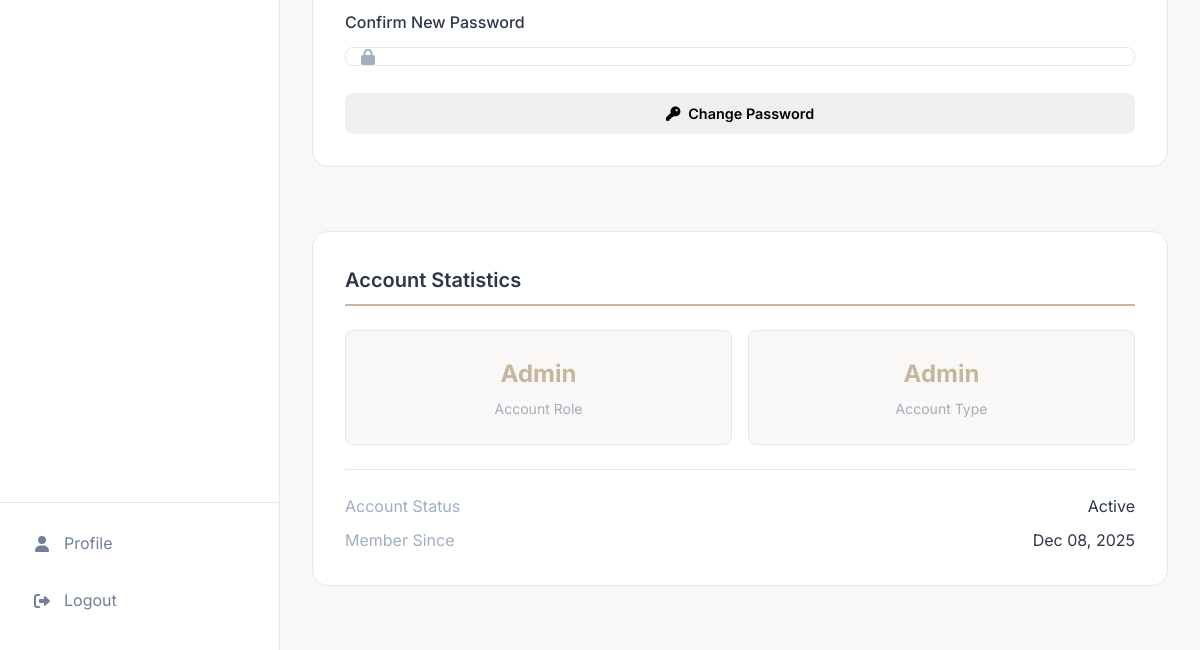
The app's page /profile (signed in, lower part), older data.
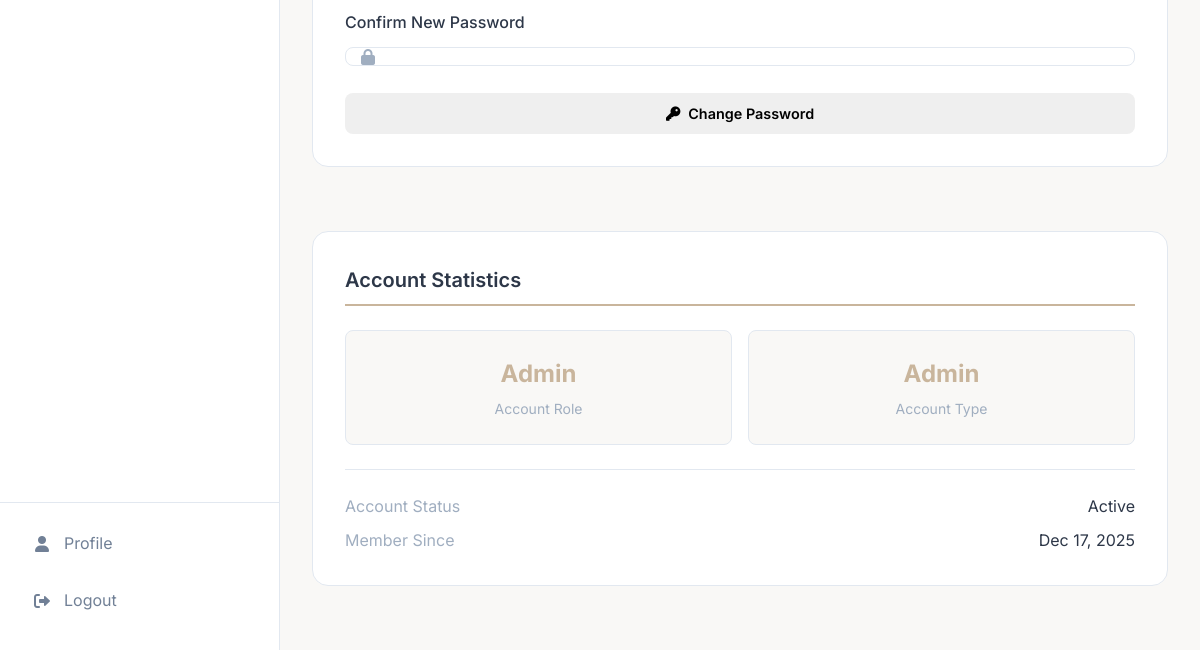
The same page, newer data.
### app/models.py (models this page shows, shortened)
class User(db.Model):
    id = db.Column(db.Integer, primary_key=True)
    username = db.Column(db.String(80), unique=True, nullable=False)
    email = db.Column(db.String(120), unique=True, nullable=False)
    password_hash = db.Column(db.String(200), nullable=False)
    role = db.Column(db.String(20), nullable=False)  # client, runner, admin
    first_name = db.Column(db.String(50))
    last_name = db.Column(db.String(50))
    phone = db.Column(db.String(20))
    barangay = db.Column(db.String(100))
    address = db.Column(db.Text)
    bio = db.Column(db.Text)
    vehicle_type = db.Column(db.String(50))
    available_hours = db.Column(db.String(100))
    verified = db.Column(db.Boolean, default=False)
    verification_requested = db.Column(db.Boolean, default=False)
    verification_status = db.Column(db.String(20), default='not_requested')
    last_verification_date = db.Column(db.DateTime)
    rejection_reason = db.Column(db.Text, nullable=True)
    is_active = db.Column(db.Boolean, default=True)
    created_at = db.Column(db.DateTime, default=datetime.utcnow)
    wallet_balance = db.Column(db.Float, default=0.0)
    total_earnings = db.Column(db.Float, default=0.0)  # For runners
    total_spent = db.Column(db.Float, default=0.0)     # For clients
    created_errands = db.relationship('Errand', foreign_keys='Errand.client_id', backref='user_client', lazy=True)
    accepted_errands = db.relationship('Errand', foreign_keys='Errand.runner_id', backref='user_runner', lazy=True)
    client_payments = db.relationship('Payment', foreign_keys='Payment.client_id', backref='payment_client_user', lazy=True)
    runner_payments = db.relationship('Payment', foreign_keys='Payment.runner_id', backref='payment_runner_user', lazy=True)
    wallet_transactions = db.relationship('WalletTransaction', backref='transaction_user', lazy=True)
    user_payment_methods = db.relationship('PaymentMethod', backref='method_owner', lazy=True)
    user_wallet = db.relationship('Wallet', backref='wallet_owner_user', uselist=False)

### app/routes.py (the view, shortened to what this page needs)
@bp.route('/profile', methods=['GET', 'POST'])
@login_required()
def profile():
    user = User.query.get(session['user_id'])
    return render_template('shared/profile.html', user=user, barangays=BARANGAYS)

### app/routes.py (called while the page is built)
def validate_session():
    if 'user_id' not in session:
        return False
    session_hash = session.get('session_id')
    cookie_session = request.cookies.get('user_session')
    if not session_hash or not cookie_session:
        return False
    expected_cookie = f"{session['user_id']}_{session_hash}"
    return cookie_session == expected_cookie

### app/templates/shared/profile.html (shortened to what this page needs)
{% extends 'base.html' %}
{% block content %}
<div class="profile-container">
    <div class="grid grid-cols-2" style="gap: 2rem;">
        <div style="display: flex; flex-direction: column; gap: 2rem;">
            <div class="form-section">
                <form method="post" action="{{ url_for('main.change_password') }}" id="changePasswordForm">
                    <div class="form-row">
                        <div class="form-group">
                            <label class="form-label">Confirm New Password</label>
                            <div class="input-group">
                                <i class="input-icon fas fa-lock"></i>
                                <input type="password" name="confirm_password" id="confirm_password" class="form-control with-icon" required minlength="6">
                            </div>
                        </div>
                    </div>
                    <div class="form-actions">
                        <button type="submit" class="btn btn-warning" id="passwordSubmitBtn" style="flex: 1;">
                            <i class="fas fa-key mr-2"></i>
                            Change Password
                        </button>
                    </div>
                </form>
            </div>
            <div class="form-section">
                <h3 class="section-title">Account Statistics</h3>
                <div class="stats-grid-profile">
                    <div class="stat-item-profile">
                        <div class="stat-value-profile">{{ user.role|title }}</div>
                        <div class="stat-label-profile">Account Role</div>
                    </div>
                    <div class="stat-item-profile">
                        {% if user.role == 'admin' %}
                            <div class="stat-value-profile">Admin</div>
                            <div class="stat-label-profile">Account Type</div>
                        {% endif %}
                    </div>
                </div>
                <div style="margin-top: 1.5rem; padding-top: 1.5rem; border-top: 1px solid var(--border);">
                    <div style="display: flex; justify-content: space-between; align-items: center; margin-bottom: 0.5rem;">
                        <span style="color: var(--text-muted);">Account Status</span>
                        <span class="badge badge-success">Active</span>
                    </div>
                    <div style="display: flex; justify-content: space-between; align-items: center;">
                        <span style="color: var(--text-muted);">Member Since</span>
                        <span class="badge badge-secondary">{{ user.created_at.strftime('%b %d, %Y') }}</span>
                    </div>
                </div>
            </div>
        </div>
    </div>
</div>
{% endblock %}

Row changes from the older to the newer data that the page shows:
changed User "Admin": created_at "Dec 08, 2025" → "Dec 17, 2025"
